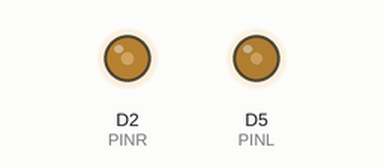
A sketch run on a simulated ESP8266 (NodeMCU). Shown: output pins drawn as LEDs (lit = HIGH).

Above: at 0.1 s.
Timing chart, 0 to 1.6 s (numbered marks = the images above):
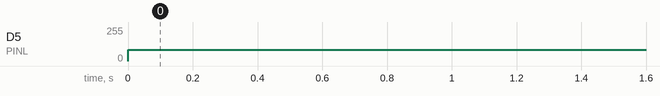

The sketch:

motores.ino
```cpp
/******************
*  Pines motor A (derecho)
*****************/

const int PINR = D2;

/******************
*  Pines motor B (izquierdo)
*****************/

const int PINL = D5;

/******************
*  Velocidades PWM
*****************/

int speedR = 96;
int speedL = 84;

void setup() {

  pinMode(PINR, OUTPUT);
  pinMode(PINL, OUTPUT);

}

void loop() {

  analogWrite(PINR, speedR);
  analogWrite(PINL, speedL);

}
```

Measured:
- by itself, D5 (PINL): 0/255 → 84/255 at 0.00 s
